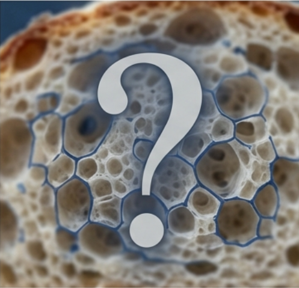
#> input picture web_intro/hero.png, 299 x 288 px; its folder holds only this picture in this run
$ python -i threshold_gpu.py   (imports and definitions only)
#> lines starting #> are read from the running program, lines starting #| are printed output that depends on the picture
### core/gpu_backend.py
"""
GPU Backend Manager for CuPy acceleration.
Provides transparent switching between NumPy and CuPy based on availability.
"""

from typing import Optional, Any, Tuple
import numpy as np

# Try to import CuPy
try:
    import cupy as cp
    import cupyx.scipy.ndimage as gpu_ndimage
    CUPY_AVAILABLE = True
except ImportError:
    cp = None
    gpu_ndimage = None
    CUPY_AVAILABLE = False


class GPUBackend:
    """Singleton for GPU backend management."""

    _instance = None
    _initialized = False

    def __new__(cls):
        if cls._instance is None:
            cls._instance = super().__new__(cls)
        return cls._instance

    def __init__(self):
        if GPUBackend._initialized:
            return
        GPUBackend._initialized = True
        self._gpu_enabled = True

        if not CUPY_AVAILABLE:
            print("[GPU] CuPy not available, using CPU backend")
            self._gpu_enabled = False
            return

        try:
            device = cp.cuda.Device()
            print(f"[GPU] Initialized: Device {device.id}, {device.mem_info[1] / (1024**3):.1f} GB VRAM")
            self._configure_memory_pool()
            self._warmup_kernels()
        except Exception as e:
            print(f"[GPU] Initialization failed: {e}")
            self._gpu_enabled = False

    # [29 lines left out: functions _configure_memory_pool, _warmup_kernels, available, not called in this run]

    def set_enabled(self, enabled: bool):
        """Enable or disable GPU acceleration."""
        self._gpu_enabled = enabled

    # [38 lines left out: functions get_free_memory_mb, can_fit, to_gpu, to_cpu, clear_memory, not called in this run]

    def create_stream(self, non_blocking: bool = True) -> Any:
        """Create a CUDA stream for async operations."""
        return cp.cuda.Stream(non_blocking=non_blocking) if self.available else None

    # [22 lines left out: functions to_gpu_async, to_cpu_async, synchronize_stream, not called in this run]


# Global singleton
_backend: Optional[GPUBackend] = None


def get_gpu_backend() -> GPUBackend:
    """Get the global GPU backend instance."""
    global _backend
    if _backend is None:
        _backend = GPUBackend()
    return _backend


def is_gpu_available() -> bool:
    """Check if GPU acceleration is available."""
    return get_gpu_backend().available

### processors/threshold_gpu.py
"""Unified GPU threshold and statistics computation."""

import numpy as np
import time
from config import GPU_ENABLED, GPU_MIN_SIZE_MB
from core.gpu_backend import get_gpu_backend, CUPY_AVAILABLE


def compute_threshold_stats_gpu(data: np.ndarray, nbins: int = 256) -> dict:
    """Unified GPU: histogram, statistics, and Otsu threshold in single pass."""
    if not GPU_ENABLED or not CUPY_AVAILABLE:
        return _compute_threshold_stats_cpu(data, nbins)

    backend = get_gpu_backend()
    if not backend.available or data.nbytes / (1024 * 1024) < GPU_MIN_SIZE_MB:
        return _compute_threshold_stats_cpu(data, nbins)

    try:
        import cupy as cp
        start = time.time()

        data_gpu = cp.asarray(data)
        hist_gpu, bin_edges_gpu = cp.histogram(data_gpu, bins=nbins)
        bin_centers = (bin_edges_gpu[:-1] + bin_edges_gpu[1:]) / 2

        # Statistics
        n = int(data_gpu.size)
        mean, std = float(cp.mean(data_gpu).item()), float(cp.std(data_gpu).item())
        data_min, data_max = float(cp.min(data_gpu).item()), float(cp.max(data_gpu).item())

        skewness, kurtosis = 0.0, 0.0
        if std > 0:
            z = (data_gpu - mean) / std
            skewness, kurtosis = float(cp.mean(z**3).item()), float(cp.mean(z**4).item()) - 3
        del data_gpu

        # Otsu threshold
        hist_norm = hist_gpu.astype(cp.float64) / hist_gpu.sum()
        w1, w2 = cp.cumsum(hist_norm), 1.0 - cp.cumsum(hist_norm)
        m1_cs = cp.cumsum(hist_norm * bin_centers)
        m1 = m1_cs / (w1 + 1e-10)
        m2 = (float((hist_norm * bin_centers).sum().item()) - m1_cs) / (w2 + 1e-10)
        otsu = float(bin_centers[cp.argmax(w1 * w2 * (m1 - m2)**2)].item())

        hist, bin_edges = cp.asnumpy(hist_gpu), cp.asnumpy(bin_edges_gpu)
        del hist_gpu, bin_edges_gpu, bin_centers, hist_norm, w1, w2, m1_cs, m1, m2
        backend.clear_memory(force=False)

        print(f"[GPU] threshold_stats: {time.time() - start:.3f}s")
        return {
            'histogram': (hist, bin_edges),
            'stats': {'mean': mean, 'std': std, 'skewness': skewness, 'kurtosis': kurtosis,
                      'min': data_min, 'max': data_max, 'n': n},
            'otsu_threshold': otsu
        }
    except Exception as e:
        print(f"[GPU] threshold_stats failed: {e}")
        backend.clear_memory(force=False)
        return _compute_threshold_stats_cpu(data, nbins)


def _compute_threshold_stats_cpu(data: np.ndarray, nbins: int = 256) -> dict:
    """CPU fallback for threshold/stats."""
    from skimage.filters import threshold_otsu
    start = time.time()

    hist, bin_edges = np.histogram(data, bins=nbins)
    mean, std = float(np.mean(data)), float(np.std(data))
    data_min, data_max = float(np.min(data)), float(np.max(data))

    skewness, kurtosis = 0.0, 0.0
    if std > 0:
        z = (data - mean) / std
        skewness, kurtosis = float(np.mean(z**3)), float(np.mean(z**4)) - 3

    print(f"[CPU] threshold_stats: {time.time() - start:.3f}s")
    return {
        'histogram': (hist, bin_edges),
        'stats': {'mean': mean, 'std': std, 'skewness': skewness, 'kurtosis': kurtosis,
                  'min': data_min, 'max': data_max, 'n': len(data)},
        'otsu_threshold': threshold_otsu(data)
    }

>>> import cv2
>>> picture = cv2.imread('../web_intro/hero.png', cv2.IMREAD_GRAYSCALE)
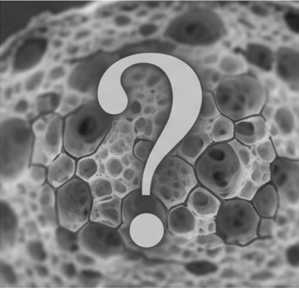
#> picture: shape (288, 299); min 28, max 229, mean 123.2
>>> result = compute_threshold_stats_gpu(picture)
#> (the run stopped early here; a loop or call above may not have finished)

$ run again, on web_intro/pnm_network.png
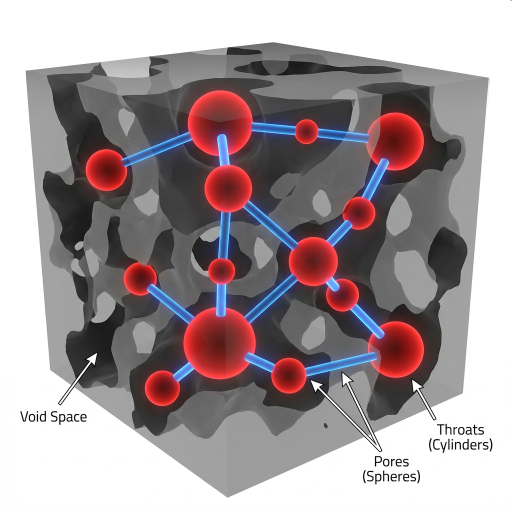
#> input picture web_intro/pnm_network.png, 1024 x 1024 px (shown at 1/2 size)
#> `picture = cv2.imread('../web_intro/hero.png', cv2.IMREAD_GRAYSCALE)`:
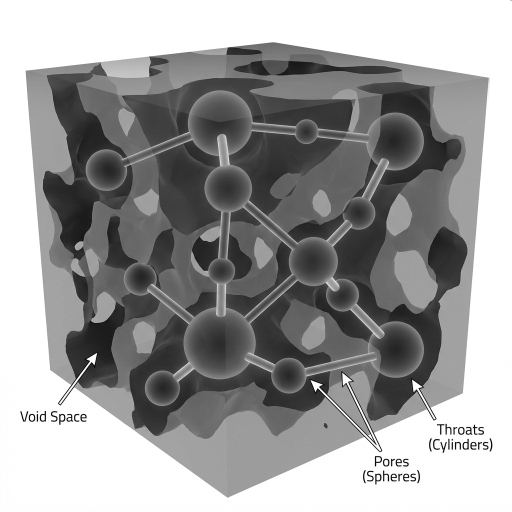
#> picture: shape (1024, 1024) (shown at 1/2 size); min 0, max 255, mean 155.5
